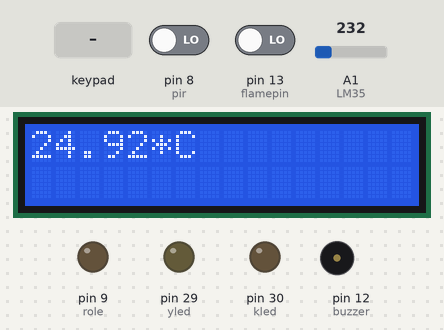
Bench run of a sketch on a simulated Arduino Mega 2560, built with avr-gcc and run on an emulated ATmega2560. Shown: 16×2 character LCD, output pins drawn as LEDs (lit = HIGH), buzzer (waves = sounding, pin HIGH). Inputs (shaded band) come from the test bench; at power-on: A1 (LM35) = 232, pin 8 (pir) LOW, pin 13 (flamepin) LOW.

Above: at 1.2 s.
1.3 s: A1 (LM35) set to 174
At 2.1 s:
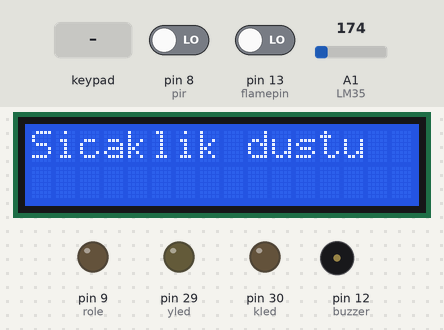
4.3 s: keypad keys 1 1 1 1 pressed 0.4 s apart
At 7.0 s:
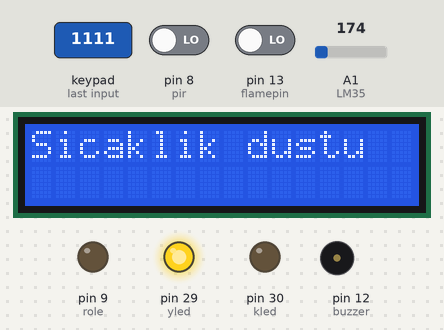
8.9 s: keypad keys 1 3 9 7 # pressed 0.4 s apart
At 10.7 s:
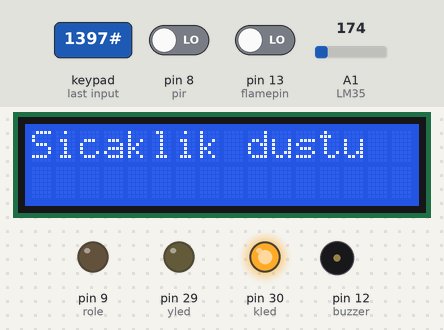
19.9 s: A1 (LM35) set to 290
At 21.3 s:
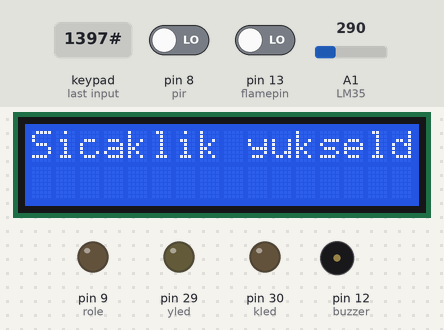
Timing chart, 0 to 22.4 s (numbered marks = the images above; inputs shaded):
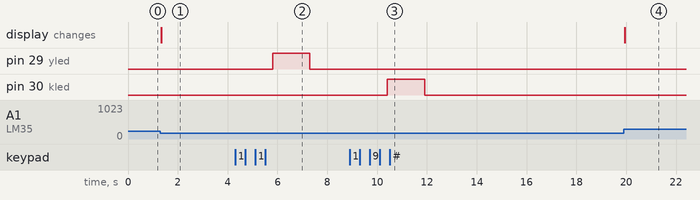

Measured:
- after the input at 1.3 s, the display: changes at once (image 1)
- after the input at 4.3 s, pin 29 (yled): LOW → HIGH after 1.5 s, → LOW 1.5 s later
- after the input at 8.9 s, pin 30 (kled): LOW → HIGH after 1.5 s, → LOW 1.5 s later
- after the input at 19.9 s, the display: changes at once (image 4)

The sketch:

hareket.ino
```cpp
#include <LiquidCrystal.h>
#include <Keypad.h>
#include <String.h>
int LM35 =1;
const int flamepin =13;
const int buzzer = 12;
#define yled 29
#define kled 30
const byte satir = 4;
const byte sutun = 3;
char sifre[4]={'1','1','1','1'};
char sifre1[4];
char tus;
int i = 0;
char tus_takimi[satir][sutun]={
  {'1','2','3'},
  {'4','5','6'},
  {'7','8','9'},
  {'*','0','#'}
  };
  byte satir_pins[satir]={A2,A3,A7,A6};
  byte sutun_pins[sutun]={A5,A4,A8};
  Keypad keypad = Keypad(makeKeymap(tus_takimi),satir_pins,sutun_pins,satir,sutun);

LiquidCrystal lcd(7,6,5,4,3,2);
float sic;
int pir = 8;
boolean sensordegeri = 0;
int role = 9;
void setup() {
 //Serial.begin(9600);
  lcd.begin(16,2);
  pinMode(yled,OUTPUT);
  pinMode(kled,OUTPUT);
  pinMode(LM35,INPUT);
  analogReference(INTERNAL1V1);
  pinMode(pir,INPUT);
  pinMode(flamepin,INPUT);
  pinMode(buzzer,OUTPUT);
  pinMode(role,OUTPUT);
  sic =0;
  digitalWrite(kled,LOW);
  digitalWrite(yled,LOW);
}
void loop() {
  tus = keypad.getKey();
 // Serial.print(tus);
  if(tus){

    sifre1[i]=tus;
    i++;
    delay(200);
    }
    if(i == 4){
      delay(100);
      int kontrol = 1;
      for(int j=0;j<4;j++){
        if(sifre[j] != sifre1[j]){
            kontrol = 0;
        }
      }
      if(kontrol == 1){
        digitalWrite(yled,HIGH);
       delay(1500);
       digitalWrite(yled,LOW);
      }
        else{
        digitalWrite(kled,HIGH);
        delay(1500);
        digitalWrite(kled,LOW);
          }
          i = 0;
        Serial.println("");

            delay(200);
    }

  sic = analogRead(LM35);
  sic=sic*1100/(1024*10);
 // Serial.println(sic);
  //delay(100);
  if(sic < 20.0){
    lcd.clear();
    lcd.print("Sicaklik dustu");

    }
  else if (sic > 30.0){
    lcd.clear();
    lcd.print("Sicaklik yukseldi");
    delay(20);
    }
    else{
    lcd.clear();
    lcd.print(sic);
    lcd.print("*C");

    }
 //delay(100);

 sensordegeri = digitalRead(pir);
 //delay(100);
 if(sensordegeri == 1){
  digitalWrite(role,HIGH);
  }
  else{
    digitalWrite(role,LOW);
    }
    int yangindegeri = digitalRead (flamepin);
if(yangindegeri == HIGH)
{
  digitalWrite(buzzer, HIGH);


}
else
{
 digitalWrite(buzzer, LOW);
}


}
```
